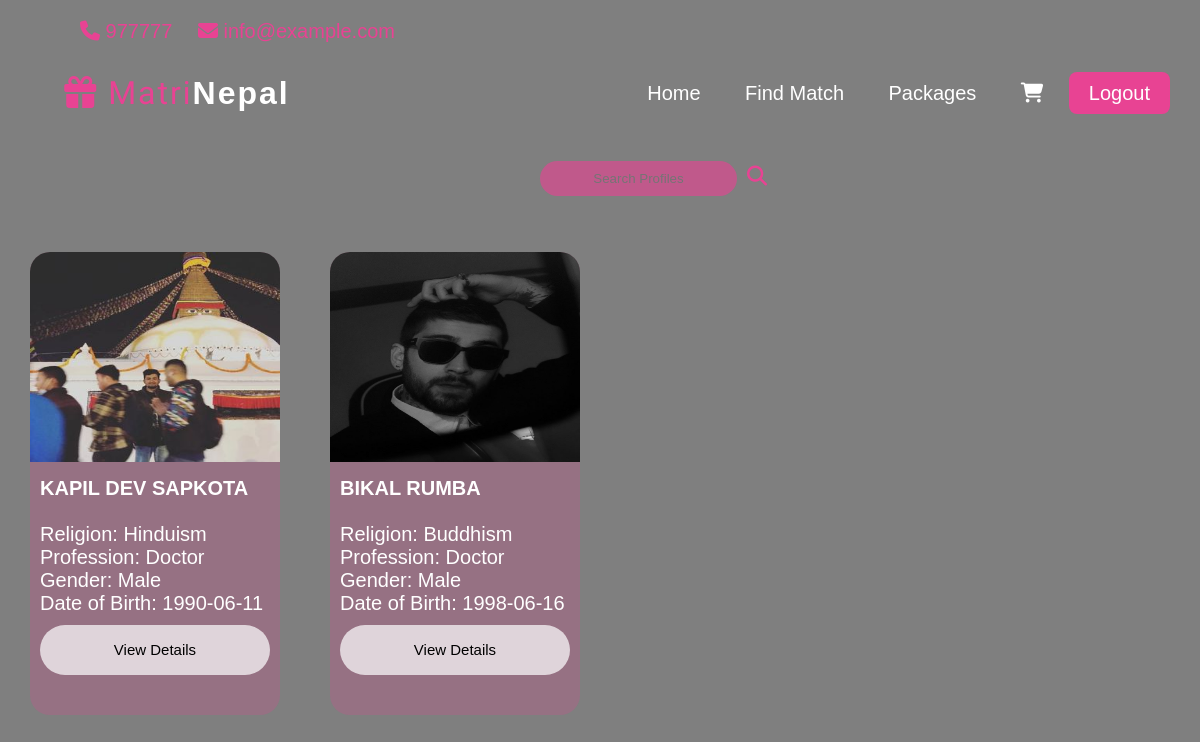
The app's page /match.php (signed in) with its own data.
### tables this page shows
CREATE TABLE `users` (
  `id` int(10) NOT NULL,
  `name` varchar(255) NOT NULL,
  `email` varchar(250) NOT NULL,
  `dob` date NOT NULL,
  `password` varchar(250) NOT NULL,
  `contact` int(15) NOT NULL,
  `gender` varchar(30) NOT NULL,
  `religion` varchar(255) NOT NULL,
  `profession` varchar(200) NOT NULL,
  `address` varchar(200) NOT NULL,
  `image` varchar(255) NOT NULL
);

### match.php (the view, shortened to what this page needs)
<?php
include './include/db/auth.php';
include_once './include/php/header.php';
$searchTerm = isset($_GET['search']) ? $_GET['search'] : '';
?>
<!DOCTYPE html>
<html>
<head>
    <link rel="stylesheet" type="text/css" href="./assets/css/style.css">
    <link rel="stylesheet" href="https://cdnjs.cloudflare.com/ajax/libs/font-awesome/6.4.0/css/all.min.css" />
</head>
<body>
    <div class="lack">
        <form method="GET" action="">
            <div class="ser">
                <input type="text" name="search" placeholder="Search Profiles" value="<?php echo htmlspecialchars($searchTerm); ?>">
                <button type="submit"><i class="fa-solid fa-magnifying-glass"></i></button>
            </div>
        </form>
        <div class="grid">
            <?php
            $currentUserGender = $_SESSION['gender'];
            if ($currentUserGender == 'Male') {
                $oppositeGender = 'Female';
            } else if ($currentUserGender == 'Female') {
                $oppositeGender = 'Male';
            }
            $sql = "SELECT * FROM users WHERE gender = '$oppositeGender'";
            $result = $conn->query($sql);
            if ($result->num_rows > 0) {
                while ($row = $result->fetch_assoc()) {
                    echo "<article>";
                    echo "<img src='./assets/img/" . $row['image'] . "' alt='Profile Image' />";
                    echo "<div class='text'>";
                    echo "<h3>" . $row['name'] . "</h3><br>";
                    echo "<p>Religion: " . $row['religion'] . "</p>";
                    echo "<p>Profession: " . $row['profession'] . "</p>";
                    echo "<p>Gender: " . $row['gender'] . "</p>";
                    echo "<p>Date of Birth: " . $row['dob'] . "</p>";
                    echo "<a href='u_details.php?id=" . $row['id'] . "'><button>View Details</button></a>";
                    echo "</div>";
                    echo "</article>";
                }
            } else {
                echo "<p>No profiles found.</p>";
            }
            ?>
        </div>
    </div>
</body>
</html>

### assets/css/style.css (style rules this page uses)
* { padding: 0; margin: 0; box-sizing: border-box; font-family: sans-serif; }
body { font-family: sans-serif; background: linear-gradient(rgba(0, 0, 0, 0.5), rgba(0, 0, 0, 0.5)), url('../img/banner.jpg'); background-size: cover; background-position: absolute; background-attachment: fixed; background-repeat: no-repeat; color: #e84393; }
form { width: 100%; }
.text { font-size: 20px; font-family: 'Poppins'; color: white; text-align: justify; margin-bottom: 40px; }
.text a { font-size: larger; color: #e84393; transition: 0.2s; text-decoration: none; }
.grid { margin-top: 15px; margin-left: 30px; margin-bottom: 40px; display: grid; grid-template-columns: repeat(4, 1fr); grid-gap: 30px; align-items: center; }
.grid>article { margin-top: 15%; background: #e8439338; border: none; border-radius: 20px; text-align: center; width: 250px; transition: transform .3s; height: fit-content; }
.grid>article img { width: 100%; border-top-left-radius: 20px; border-top-right-radius: 20px; display: block; max-width: 100%; height: 210px; overflow: hidden; }
.text { padding: 0 10px; }
.text h3 { font-size: 20px; text-align: left; margin-top: 15px; text-transform: uppercase; }
.text button { margin-top: 10px; height: 50px; border: none; border-radius: 30px; font-size: 15px; outline: none; width: 100%; color: black; background: rgba(255, 255, 255, 0.7); cursor: pointer; transition: .3s; }

### match.php (style rules this page uses)
.ser { margin-top: 3%; font-size: 18px; margin-left: 45%; }
.ser button i { background: transparent; font-size: 20px; color: #e84393; height: 30px; width: 30px; }
.ser button { border: none; background: none; }
.ser input { margin-top: 2px; padding: 10px; border-radius: 30px; border: none; outline: none; background: #e84393a0; color: white; text-align: center; }

### records on screen
users: image (picture), name "KAPIL DEV SAPKOTA", religion "Hinduism", profession "Doctor", gender "Male", dob "1990-06-11"
users: image (picture), name "BIKAL RUMBA", religion "Buddhism", profession "Doctor", gender "Male", dob "1998-06-16"
